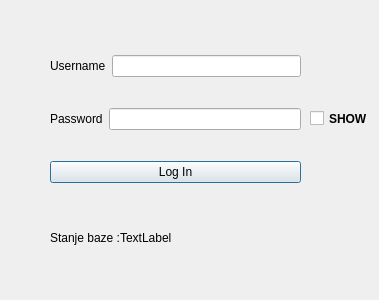
<?xml version="1.0" encoding="UTF-8"?>
<ui version="4.0">
 <class>logIn</class>
 <widget class="QDialog" name="logIn">
  <property name="geometry">
   <rect>
    <x>0</x>
    <y>0</y>
    <width>379</width>
    <height>300</height>
   </rect>
  </property>
  <property name="windowTitle">
   <string>Dialog</string>
  </property>
  <widget class="QWidget" name="layoutWidget">
   <property name="geometry">
    <rect>
     <x>50</x>
     <y>30</y>
     <width>251</width>
     <height>181</height>
    </rect>
   </property>
   <layout class="QVBoxLayout" name="verticalLayout">
    <item>
     <layout class="QHBoxLayout" name="horizontalLayout_3">
      <item>
       <widget class="QLabel" name="label">
        <property name="text">
         <string>Username</string>
        </property>
       </widget>
      </item>
      <item>
       <widget class="QLineEdit" name="user"/>
      </item>
     </layout>
    </item>
    <item>
     <layout class="QHBoxLayout" name="horizontalLayout_2">
      <item>
       <widget class="QLabel" name="label_2">
        <property name="text">
         <string>Password</string>
        </property>
       </widget>
      </item>
      <item>
       <widget class="QLineEdit" name="pass">
        <property name="enabled">
         <bool>true</bool>
        </property>
        <property name="contextMenuPolicy">
         <enum>Qt::NoContextMenu</enum>
        </property>
        <property name="acceptDrops">
         <bool>true</bool>
        </property>
        <property name="toolTip">
         <string/>
        </property>
        <property name="maxLength">
         <number>1000</number>
        </property>
        <property name="echoMode">
         <enum>QLineEdit::Password</enum>
        </property>
       </widget>
      </item>
     </layout>
    </item>
    <item>
     <layout class="QHBoxLayout" name="horizontalLayout">
      <item>
       <widget class="QPushButton" name="Login">
        <property name="text">
         <string>Log In</string>
        </property>
        <property name="checkable">
         <bool>false</bool>
        </property>
       </widget>
      </item>
     </layout>
    </item>
   </layout>
  </widget>
  <widget class="QLabel" name="stanje">
   <property name="geometry">
    <rect>
     <x>120</x>
     <y>230</y>
     <width>91</width>
     <height>16</height>
    </rect>
   </property>
   <property name="text">
    <string>TextLabel</string>
   </property>
  </widget>
  <widget class="QLabel" name="label_3">
   <property name="geometry">
    <rect>
     <x>50</x>
     <y>230</y>
     <width>71</width>
     <height>16</height>
    </rect>
   </property>
   <property name="text">
    <string>Stanje baze :</string>
   </property>
  </widget>
  <widget class="QCheckBox" name="pokazi">
   <property name="geometry">
    <rect>
     <x>310</x>
     <y>110</y>
     <width>70</width>
     <height>17</height>
    </rect>
   </property>
   <property name="font">
    <font>
     <bold>true</bold>
    </font>
   </property>
   <property name="autoFillBackground">
    <bool>true</bool>
   </property>
   <property name="text">
    <string>SHOW</string>
   </property>
  </widget>
 </widget>
 <resources/>
 <connections/>
</ui>
